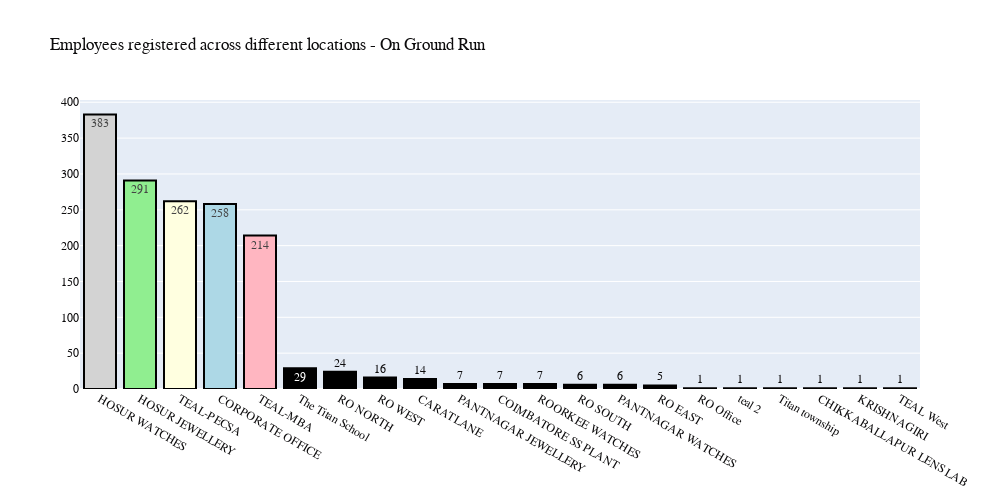
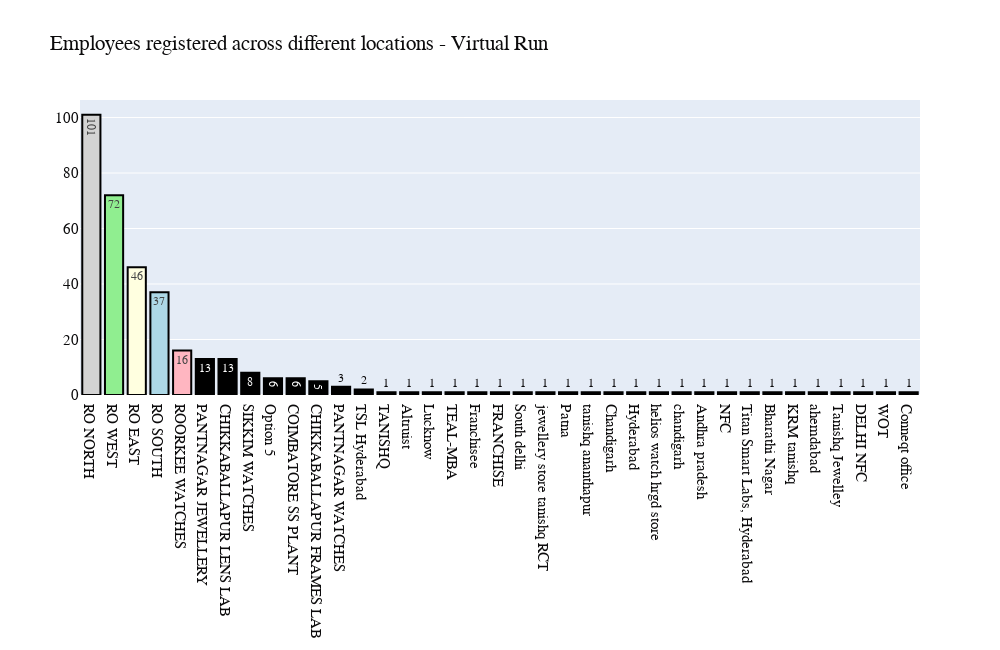

The notebook cell these images were saved under, in order:
### Code cell
colors = ['lightgrey', 'lightgreen','lightyellow','lightblue','lightpink']
df2=data['Current Location (Division)'].value_counts()
fig = go.Figure(data=[go.Bar(x=df2.index,y=df2.values)])
fig.update_traces(hoverinfo='y',text=df2.values,textfont_size=12,marker=dict(color=colors,line=dict(color='#000000', width=2)))
fig.update_layout(
    autosize=False,
    width=1000,
    height=500,font=dict(
        family="Courier New, monospace",
        size=12,
        color="#0c0b0c"),

    title_text='Employees registered across different locations - On Ground Run')
fig.show()


colors = ['lightgrey', 'lightgreen','lightyellow','lightblue','lightpink']
df2=datav['Current Location (Division)'].value_counts()
df2.drop(0,axis=0,inplace=True)
fig = go.Figure(data=[go.Bar(x=df2.index,y=df2.values)])
fig.update_traces(hoverinfo='y',text=df2.values,textfont_size=12,marker=dict(color=colors,line=dict(color='#000000', width=2)))
fig.update_layout(
    autosize=False,
    width=1000,
    height=650,font=dict(
        family="Courier New, monospace",
        size=15,
        color="#0c0b0c"),

    title_text='Employees registered across different locations - Virtual Run')
fig.show()

### Figure 1 — Plotly figure (JSON) as saved in the notebook; plotly's stock layout.template omitted (floating-point values rounded to 4 significant figures)
{"data": [{"hoverinfo": "y", "marker": {"color": ["lightgrey", "lightgreen", "lightyellow", "lightblue", "lightpink"], "line": {"color": "#000000", "width": 2}}, "text": [383, 291, 262, 258, 214, 29, 24, 16, 14, 7, 7, 7, 6, 6, 5, 1, 1, 1, 1, 1, 1], "textfont": {"size": 12}, "type": "bar", "x": ["HOSUR WATCHES", "HOSUR JEWELLERY", "TEAL-PECSA", "CORPORATE OFFICE", "TEAL-MBA", "The Titan School", "RO NORTH", "RO WEST", "CARATLANE", "PANTNAGAR JEWELLERY", "COIMBATORE SS PLANT", "ROORKEE WATCHES", "RO SOUTH", "PANTNAGAR WATCHES", "RO EAST", "RO Office", "teal 2", "Titan township", "CHIKKABALLAPUR LENS LAB", "KRISHNAGIRI", "TEAL West"], "y": [383, 291, 262, 258, 214, 29, 24, 16, 14, 7, 7, 7, 6, 6, 5, 1, 1, 1, 1, 1, 1]}], "layout": {"autosize": false, "font": {"color": "#0c0b0c", "family": "Courier New, monospace", "size": 12}, "height": 500, "title": {"text": "Employees registered across different locations - On Ground Run"}, "width": 1000}}

### Figure 2 — Plotly figure (JSON) as saved in the notebook; plotly's stock layout.template omitted (floating-point values rounded to 4 significant figures)
{"data": [{"hoverinfo": "y", "marker": {"color": ["lightgrey", "lightgreen", "lightyellow", "lightblue", "lightpink"], "line": {"color": "#000000", "width": 2}}, "text": [101, 72, 46, 37, 16, 13, 13, 8, 6, 6, 5, 3, 2, 1, 1, 1, 1, 1, 1, 1, 1, 1, 1, 1, 1, 1, 1, 1, 1, 1, 1, 1, 1, 1, 1, 1, 1], "textfont": {"size": 12}, "type": "bar", "x": ["RO NORTH", "RO WEST", "RO EAST", "RO SOUTH", "ROORKEE WATCHES", "PANTNAGAR JEWELLERY", "CHIKKABALLAPUR LENS LAB", "SIKKIM WATCHES", "Option 5", "COIMBATORE SS PLANT", "CHIKKABALLAPUR FRAMES LAB", "PANTNAGAR WATCHES", "TSL Hyderabad", "TANISHQ ", "Altruist", "Lucknow ", "TEAL-MBA", "Franchisee ", "FRANCHISE", "South delhi", "jewellery store tanishq RCT", "Patna", "tanishq ananthapur", "Chandigarh", "Hyderabad", "helios watch hrgd store", "chandigarh", "Andhra pradesh", "NFC", "Titan Smart Labs, Hyderabad ", "Bharathi Nagar", "KRM tanishq ", "ahemdabad", "Tanishq Jewelley", "DELHI NFC", "WOT", "Conneqt office"], "y": [101, 72, 46, 37, 16, 13, 13, 8, 6, 6, 5, 3, 2, 1, 1, 1, 1, 1, 1, 1, 1, 1, 1, 1, 1, 1, 1, 1, 1, 1, 1, 1, 1, 1, 1, 1, 1]}], "layout": {"autosize": false, "font": {"color": "#0c0b0c", "family": "Courier New, monospace", "size": 15}, "height": 650, "title": {"text": "Employees registered across different locations - Virtual Run"}, "width": 1000}}
